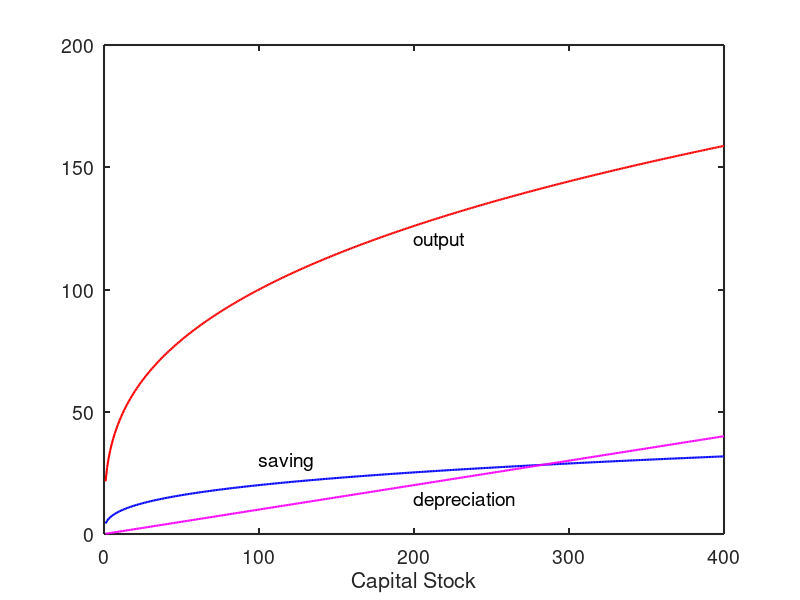

Here is the MATLAB script that generated this plot:
%  Solow model for notes
%  Example:  numbers and figures 
format compact
format short 

% parameters 
alpha = 1/3;
delta = 0.1;
s = 0.20;
s2 = 0.25;
A = 1;
L = 100;
Kss = (s*A/delta)^(1/(1-alpha))*L
Yss = A*Kss^alpha*L^(1-alpha)
Iss = delta*Kss 
Css = Yss - Iss 

%return 

% --------------------------------------------------------------------
% Figure 1:  Solow Model 
Kgrid = [1:400]';
Ygrid = A*Kgrid.^alpha*L^(1-alpha);
sY = s*Ygrid;
s2Y = s2*Ygrid;
dK = delta*Kgrid;

FontSize = 14;
LineWidth = 1.5;
h = figure(1)
clf
plot(Kgrid,Ygrid,'-','LineWidth',LineWidth,'Color','r')
hold on
plot(Kgrid,sY,'-','LineWidth',LineWidth,'Color','b')
plot(Kgrid,dK,'-','LineWidth',LineWidth,'Color','m')
xlabel('Capital Stock','FontSize',FontSize)
text(200,120,'output','FontSize',FontSize)
text(100,30,'saving','FontSize',FontSize)
text(200,14,'depreciation','FontSize',FontSize)
set(gca,'LineWidth',1.5,'FontSize',FontSize)

print -depsc notes_solow1.eps

return 

% --------------------------------------------------------------------
% Figure 1A:  Solow Model with diff saving rates 

FontSize = 14;
LineWidth = 1.5;
h = figure(2)
clf
plot(Kgrid,s2Y,'--','LineWidth',LineWidth,'Color','b')
hold on
plot(Kgrid,sY,'-','LineWidth',LineWidth,'Color','b')
plot(Kgrid,dK,'-','LineWidth',LineWidth,'Color','m')
xlabel('Capital Stock','FontSize',FontSize)
%text(200,120,'output','FontSize',FontSize)
text(50,31,'saving (higher rate)','FontSize',FontSize)
text(100,18,'saving','FontSize',FontSize)
text(100,8,'depreciation','FontSize',FontSize)
set(gca,'LineWidth',1.5,'FontSize',FontSize)

print -depsc notes_solow1a.eps

return 

% --------------------------------------------------------------------
% Figure 2:  Solow Model per worker 
Kgrid = [1:500]';
kgrid = Kgrid/L;
ygrid = A*kgrid.^alpha;
sy = s*ygrid;
s2y = s2*ygrid;
dk = delta*kgrid;

FontSize = 14;
LineWidth = 1.5;
h = figure(2)
clf
plot(kgrid,sy,'-','LineWidth',LineWidth,'Color','b')
hold on
plot(kgrid,s2y,'--','LineWidth',LineWidth,'Color','b')
plot(kgrid,dk,'-','LineWidth',LineWidth,'Color','m')
xlabel('Capital Per Worker','FontSize',FontSize)
%text(200,120,'output','FontSize',FontSize)
text(3.2,0.27,'saving per worker','FontSize',FontSize)
text(1,0.37,'higher saving per worker','FontSize',FontSize)
text(1.2,0.1,'depreciation per worker','FontSize',FontSize)
set(gca,'LineWidth',1.5,'FontSize',FontSize)

print -depsc solow2.eps

return 

% OLD STUFF 
% Fig of prod function 
Kgrid = [1:400]';
Ygrid = A*Kgrid.^alpha*L^(1-alpha);

FontSize = 14;
LineWidth = 1.5;
h = figure(1)
clf
plot(Kgrid,Ygrid,'-','LineWidth',LineWidth,'Color','r')
hold on
xlabel('Capital Stock','FontSize',FontSize)
ylabel('Output','FontSize',FontSize)
%text(200,120,'output','FontSize',FontSize)
%text(100,30,'saving','FontSize',FontSize)
%text(175,10,'depreciation','FontSize',FontSize)
set(gca,'LineWidth',LineWidth,'FontSize',FontSize)

print -depsc prodfn.eps

% simulation
maxit = 20;
dates = [0:maxit]';
K = 0*dates; 
K(1) = 250;
%K(1) = 0.75*Kss;   %  review question 1 

for it = 1:maxit
    K(it+1) = (1-delta)*K(it)+s*A*K(it)^alpha*L^(1-alpha);
end

Y = A*K.^alpha*L^(1-alpha);
disp('Date K A')
[dates K Y]



% Review question 2 
alpha = 1/3;
delta = 0.1;
s = 0.20;
A = 1;
n = 0.02;

n = 0.01;

kss = (s*A/(n+delta))^(1/(1-alpha))
yss = A*kss^alpha 

return 